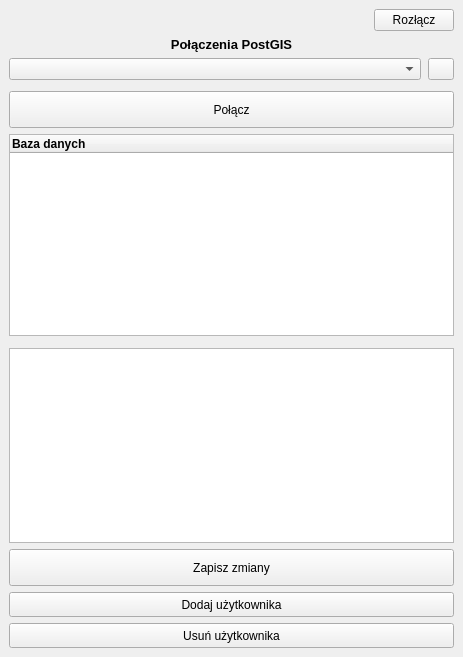
<?xml version="1.0" encoding="UTF-8"?>
<ui version="4.0">
 <class>pgmanagerDockWidgetBase</class>
 <widget class="QDockWidget" name="pgmanagerDockWidgetBase">
  <property name="geometry">
   <rect>
    <x>0</x>
    <y>0</y>
    <width>463</width>
    <height>657</height>
   </rect>
  </property>
  <property name="font">
   <font>
    <weight>75</weight>
    <bold>true</bold>
   </font>
  </property>
  <property name="windowTitle">
   <string>PostgreSQL User Manager</string>
  </property>
  <widget class="QWidget" name="dockWidgetContents">
   <layout class="QGridLayout" name="gridLayout">
    <item row="3" column="0">
     <layout class="QVBoxLayout" name="verticalLayout">
      <property name="spacing">
       <number>6</number>
      </property>
      <item>
       <layout class="QHBoxLayout" name="horizontalLayout_2">
        <property name="spacing">
         <number>0</number>
        </property>
        <property name="sizeConstraint">
         <enum>QLayout::SetDefaultConstraint</enum>
        </property>
        <item>
         <widget class="QComboBox" name="cmbConnections">
          <property name="sizePolicy">
           <sizepolicy hsizetype="Minimum" vsizetype="Fixed">
            <horstretch>0</horstretch>
            <verstretch>0</verstretch>
           </sizepolicy>
          </property>
          <property name="maximumSize">
           <size>
            <width>16777215</width>
            <height>16777215</height>
           </size>
          </property>
          <property name="font">
           <font>
            <weight>50</weight>
            <bold>false</bold>
           </font>
          </property>
         </widget>
        </item>
        <item>
         <spacer name="horizontalSpacer">
          <property name="orientation">
           <enum>Qt::Horizontal</enum>
          </property>
          <property name="sizeType">
           <enum>QSizePolicy::Fixed</enum>
          </property>
          <property name="sizeHint" stdset="0">
           <size>
            <width>7</width>
            <height>20</height>
           </size>
          </property>
         </spacer>
        </item>
        <item>
         <widget class="QPushButton" name="btnRefresh">
          <property name="sizePolicy">
           <sizepolicy hsizetype="Fixed" vsizetype="Fixed">
            <horstretch>0</horstretch>
            <verstretch>0</verstretch>
           </sizepolicy>
          </property>
          <property name="maximumSize">
           <size>
            <width>26</width>
            <height>26</height>
           </size>
          </property>
          <property name="text">
           <string/>
          </property>
         </widget>
        </item>
       </layout>
      </item>
      <item>
       <spacer name="verticalSpacer">
        <property name="orientation">
         <enum>Qt::Vertical</enum>
        </property>
        <property name="sizeType">
         <enum>QSizePolicy::Fixed</enum>
        </property>
        <property name="sizeHint" stdset="0">
         <size>
          <width>20</width>
          <height>5</height>
         </size>
        </property>
       </spacer>
      </item>
      <item>
       <widget class="QPushButton" name="btnConnect">
        <property name="sizePolicy">
         <sizepolicy hsizetype="Minimum" vsizetype="Minimum">
          <horstretch>0</horstretch>
          <verstretch>0</verstretch>
         </sizepolicy>
        </property>
        <property name="minimumSize">
         <size>
          <width>0</width>
          <height>37</height>
         </size>
        </property>
        <property name="font">
         <font>
          <weight>50</weight>
          <italic>false</italic>
          <bold>false</bold>
          <strikeout>false</strikeout>
          <kerning>true</kerning>
         </font>
        </property>
        <property name="text">
         <string>Połącz</string>
        </property>
       </widget>
      </item>
      <item>
       <widget class="QTreeWidget" name="treeWidget">
        <column>
         <property name="text">
          <string notr="true">Baza danych</string>
         </property>
        </column>
       </widget>
      </item>
      <item>
       <layout class="QVBoxLayout" name="verticalLayout_3">
        <item>
         <spacer name="verticalSpacer_3">
          <property name="orientation">
           <enum>Qt::Vertical</enum>
          </property>
          <property name="sizeType">
           <enum>QSizePolicy::Fixed</enum>
          </property>
          <property name="sizeHint" stdset="0">
           <size>
            <width>20</width>
            <height>6</height>
           </size>
          </property>
         </spacer>
        </item>
        <item>
         <widget class="QTableWidget" name="tableWidget">
          <property name="selectionMode">
           <enum>QAbstractItemView::ContiguousSelection</enum>
          </property>
         </widget>
        </item>
       </layout>
      </item>
      <item>
       <widget class="QPushButton" name="btnSaveChanges">
        <property name="enabled">
         <bool>true</bool>
        </property>
        <property name="sizePolicy">
         <sizepolicy hsizetype="Minimum" vsizetype="Minimum">
          <horstretch>0</horstretch>
          <verstretch>0</verstretch>
         </sizepolicy>
        </property>
        <property name="minimumSize">
         <size>
          <width>0</width>
          <height>37</height>
         </size>
        </property>
        <property name="font">
         <font>
          <weight>50</weight>
          <bold>false</bold>
         </font>
        </property>
        <property name="text">
         <string>Zapisz zmiany</string>
        </property>
       </widget>
      </item>
      <item>
       <widget class="QPushButton" name="btnAddUser">
        <property name="minimumSize">
         <size>
          <width>0</width>
          <height>25</height>
         </size>
        </property>
        <property name="font">
         <font>
          <weight>50</weight>
          <bold>false</bold>
          <kerning>true</kerning>
         </font>
        </property>
        <property name="text">
         <string>Dodaj użytkownika</string>
        </property>
       </widget>
      </item>
      <item>
       <widget class="QPushButton" name="btnDeleteUser">
        <property name="minimumSize">
         <size>
          <width>0</width>
          <height>25</height>
         </size>
        </property>
        <property name="font">
         <font>
          <weight>50</weight>
          <bold>false</bold>
         </font>
        </property>
        <property name="text">
         <string>Usuń użytkownika</string>
        </property>
       </widget>
      </item>
     </layout>
    </item>
    <item row="2" column="0">
     <widget class="QLabel" name="lbl1">
      <property name="font">
       <font>
        <pointsize>10</pointsize>
        <weight>75</weight>
        <bold>true</bold>
       </font>
      </property>
      <property name="text">
       <string>Połączenia PostGIS</string>
      </property>
      <property name="alignment">
       <set>Qt::AlignCenter</set>
      </property>
     </widget>
    </item>
    <item row="1" column="0" alignment="Qt::AlignRight">
     <widget class="QPushButton" name="btnDisconnect">
      <property name="sizePolicy">
       <sizepolicy hsizetype="Fixed" vsizetype="Fixed">
        <horstretch>0</horstretch>
        <verstretch>0</verstretch>
       </sizepolicy>
      </property>
      <property name="font">
       <font>
        <weight>50</weight>
        <bold>false</bold>
       </font>
      </property>
      <property name="layoutDirection">
       <enum>Qt::LeftToRight</enum>
      </property>
      <property name="text">
       <string>Rozłącz</string>
      </property>
     </widget>
    </item>
   </layout>
  </widget>
 </widget>
 <resources/>
 <connections/>
</ui>
